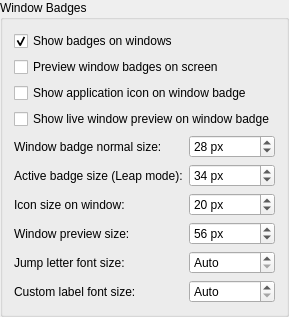
            <widget class="QGroupBox" name="groupWindowBadges">
             <property name="title">
              <string>Window Badges</string>
             </property>
             <layout class="QFormLayout" name="formLayoutWindowBadges">
              <item row="0" column="0" colspan="2">
               <widget class="QCheckBox" name="kcfg_BadgeWindowBadgesEnabled">
                <property name="text">
                 <string>Show badges on windows</string>
                </property>
                <property name="checked">
                 <bool>true</bool>
                </property>
                <property name="toolTip">
                 <string>Draw jump letter badges directly on visible windows. When unchecked, windows remain clean and navigation is done exclusively via the HUD cards dock.</string>
                </property>
               </widget>
              </item>
              <item row="1" column="0" colspan="2">
               <widget class="QCheckBox" name="check_previewWindowBadges">
                <property name="text">
                 <string>Preview window badges on screen</string>
                </property>
                <property name="checked">
                 <bool>false</bool>
                </property>
                <property name="toolTip">
                 <string>Temporarily displays sample badges on all visible windows to preview styling changes in real time.</string>
                </property>
               </widget>
              </item>
              <item row="2" column="0" colspan="2">
               <widget class="QCheckBox" name="kcfg_BadgeWindowShowIcon">
                <property name="text">
                 <string>Show application icon on window badge</string>
                </property>
                <property name="checked">
                 <bool>false</bool>
                </property>
                <property name="toolTip">
                 <string>Displays the application icon next to the jump letter inside on-window badges.</string>
                </property>
               </widget>
              </item>
              <item row="3" column="0" colspan="2">
               <widget class="QCheckBox" name="kcfg_BadgeWindowShowThumbnail">
                <property name="text">
                 <string>Show live window preview on window badge</string>
                </property>
                <property name="checked">
                 <bool>false</bool>
                </property>
                <property name="toolTip">
                 <string>Displays a live miniature preview thumbnail inside on-window badges.</string>
                </property>
               </widget>
              </item>
              <item row="4" column="0">
               <widget class="QLabel" name="label_badgeSize">
                <property name="text">
                 <string>Window badge normal size:</string>
                </property>
                <property name="toolTip">
                 <string>Height and size of badges on background windows in pixels (default: 28 px).</string>
                </property>
               </widget>
              </item>
              <item row="4" column="1">
               <widget class="QSpinBox" name="kcfg_BadgeSize">
                <property name="minimum">
                 <number>16</number>
                </property>
                <property name="maximum">
                 <number>500</number>
                </property>
                <property name="singleStep">
                 <number>2</number>
                </property>
                <property name="value">
                 <number>28</number>
                </property>
                <property name="suffix">
                 <string> px</string>
                </property>
               </widget>
              </item>
              <item row="5" column="0">
               <widget class="QLabel" name="label_badgeJumpSize">
                <property name="text">
                 <string>Active badge size (Leap mode):</string>
                </property>
                <property name="toolTip">
                 <string>Height and size of active badges on windows during Leap mode (default: 34 px).</string>
                </property>
               </widget>
              </item>
              <item row="5" column="1">
               <widget class="QSpinBox" name="kcfg_BadgeJumpSize">
                <property name="minimum">
                 <number>16</number>
                </property>
                <property name="maximum">
                 <number>500</number>
                </property>
                <property name="singleStep">
                 <number>2</number>
                </property>
                <property name="value">
                 <number>34</number>
                </property>
                <property name="suffix">
                 <string> px</string>
                </property>
               </widget>
              </item>
              <item row="6" column="0">
               <widget class="QLabel" name="label_badgeWindowIconSize">
                <property name="text">
                 <string>Icon size on window:</string>
                </property>
                <property name="toolTip">
                 <string>Size of the application icon on window badges in pixels (default: 20 px).</string>
                </property>
               </widget>
              </item>
              <item row="6" column="1">
               <widget class="QSpinBox" name="kcfg_BadgeWindowIconSize">
                <property name="minimum">
                 <number>12</number>
                </property>
                <property name="maximum">
                 <number>500</number>
                </property>
                <property name="singleStep">
                 <number>2</number>
                </property>
                <property name="value">
                 <number>20</number>
                </property>
                <property name="suffix">
                 <string> px</string>
                </property>
               </widget>
              </item>
              <item row="7" column="0">
               <widget class="QLabel" name="label_badgeWindowThumbnailSize">
                <property name="text">
                 <string>Window preview size:</string>
                </property>
                <property name="toolTip">
                 <string>Maximum size of the window preview thumbnail on window badges in pixels (default: 56 px).</string>
                </property>
               </widget>
              </item>
              <item row="7" column="1">
               <widget class="QSpinBox" name="kcfg_BadgeWindowThumbnailSize">
                <property name="minimum">
                 <number>16</number>
                </property>
                <property name="maximum">
                 <number>2500</number>
                </property>
                <property name="singleStep">
                 <number>4</number>
                </property>
                <property name="value">
                 <number>56</number>
                </property>
                <property name="suffix">
                 <string> px</string>
                </property>
               </widget>
              </item>
              <item row="8" column="0">
               <widget class="QLabel" name="label_badgeWindowLetterFontSize">
                <property name="text">
                 <string>Jump letter font size:</string>
                </property>
                <property name="toolTip">
                 <string>Font size for the jump letter on window badges (0 = Auto).</string>
                </property>
               </widget>
              </item>
              <item row="8" column="1">
               <widget class="QSpinBox" name="kcfg_BadgeWindowLetterFontSize">
                <property name="minimum">
                 <number>0</number>
                </property>
                <property name="maximum">
                 <number>200</number>
                </property>
                <property name="specialValueText">
                 <string>Auto</string>
                </property>
                <property name="value">
                 <number>0</number>
                </property>
                <property name="suffix">
                 <string> px</string>
                </property>
               </widget>
              </item>
              <item row="9" column="0">
               <widget class="QLabel" name="label_badgeWindowLabelFontSize">
                <property name="text">
                 <string>Custom label font size:</string>
                </property>
                <property name="toolTip">
                 <string>Font size for custom text labels on window badges (0 = Auto).</string>
                </property>
               </widget>
              </item>
              <item row="9" column="1">
               <widget class="QSpinBox" name="kcfg_BadgeWindowLabelFontSize">
                <property name="minimum">
                 <number>0</number>
                </property>
                <property name="maximum">
                 <number>200</number>
                </property>
                <property name="specialValueText">
                 <string>Auto</string>
                </property>
                <property name="value">
                 <number>0</number>
                </property>
                <property name="suffix">
                 <string> px</string>
                </property>
               </widget>
              </item>

             </layout>
            </widget>
